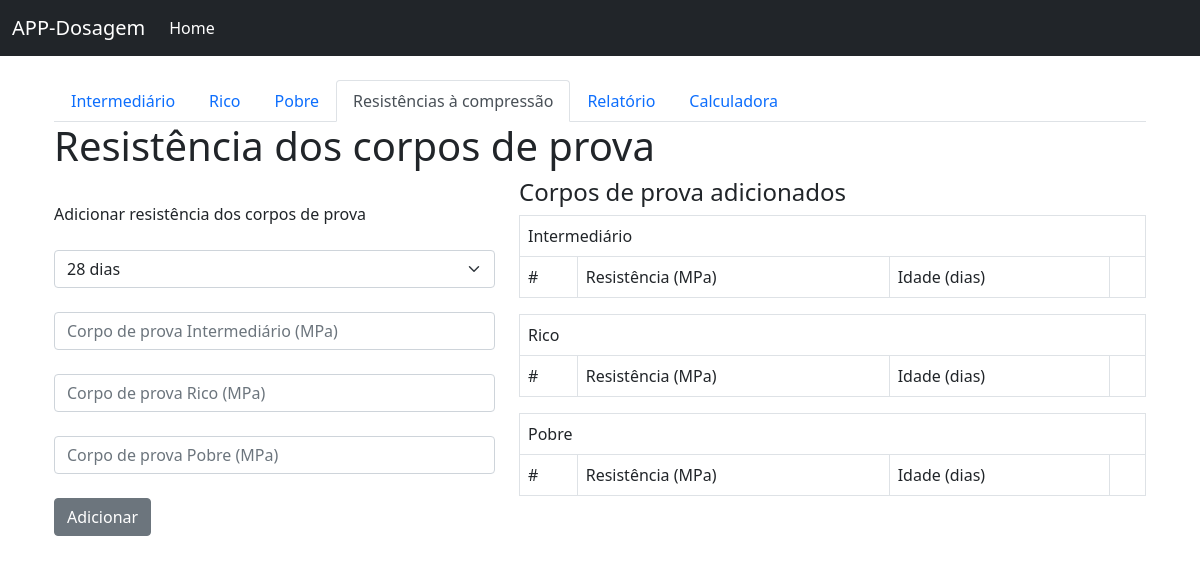
/corpo_de_prova/5, run on an earlier commit of the app's database.
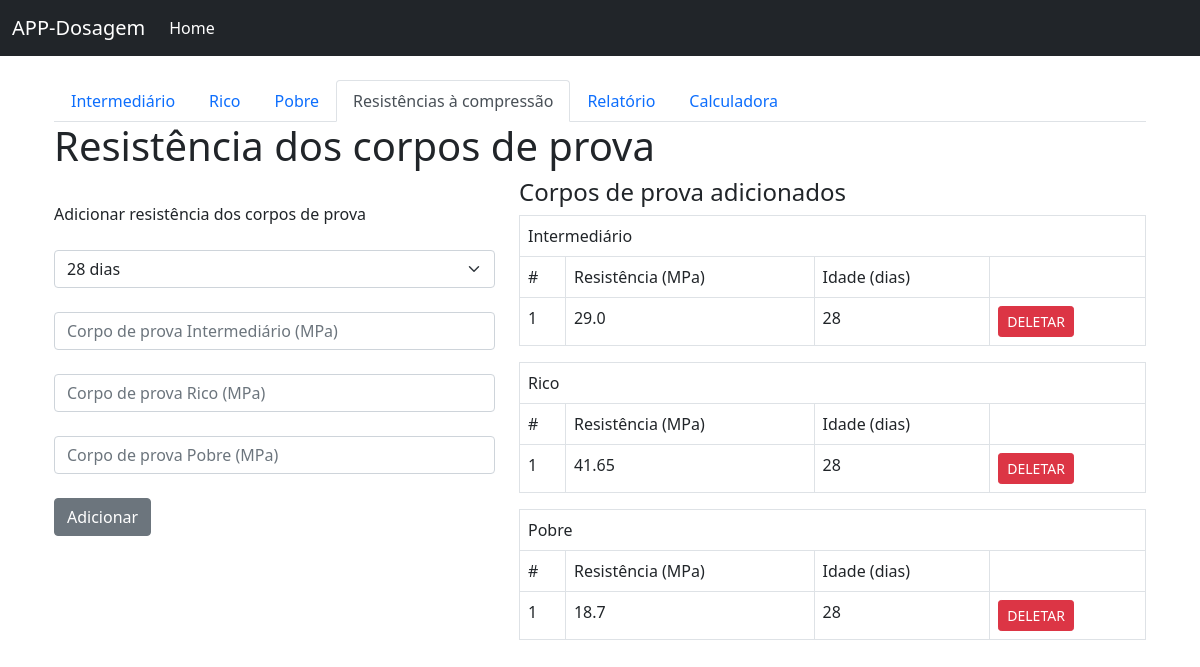
And on a later commit of the database.
### app/models.py (models this page shows, shortened)
class Cp_piloto(db.Model):
    id = db.Column(db.Integer, primary_key=True)
    resistencia = db.Column(db.Float)
    idade = db.Column(db.Integer)
    ensaio_id = db.Column(db.Integer, db.ForeignKey('ensaios.id'))

class Cp_rico(db.Model):
    id = db.Column(db.Integer, primary_key=True)
    resistencia = db.Column(db.Float)
    idade = db.Column(db.Integer)
    ensaio_id = db.Column(db.Integer, db.ForeignKey('ensaios.id'))

class Cp_pobre(db.Model):
    id = db.Column(db.Integer, primary_key=True)
    resistencia = db.Column(db.Float)
    idade = db.Column(db.Integer)
    ensaio_id = db.Column(db.Integer, db.ForeignKey('ensaios.id'))

### app/routes.py (the view, shortened to what this page needs)
@app.route('/corpo_de_prova/<int:id>', methods=['POST', 'GET'])
def corpo_de_prova(id):
    ensaio_salvo = Ensaios.query.filter_by(id=id).first()
    cps_piloto = Cp_piloto.query.all()
    cps_rico = Cp_rico.query.all()
    cps_pobre = Cp_pobre.query.all()
    r_piloto = request.form.get("resistencia_piloto")
    r_rico = request.form.get("resistencia_rico")
    r_pobre = request.form.get("resistencia_pobre")
    return render_template('corpo_de_prova.html', id=id, cps_piloto=cps_piloto, cps_rico=cps_rico, cps_pobre=cps_pobre, ensaio_salvo=ensaio_salvo)

### app/templates/corpo_de_prova.html (shortened to what the changed rows need)
{% extends 'base.html' %}
{% block content %}
<div class="container">
    <h1>Resistência dos corpos de prova</h1>
    <div class="row">
        <div class="col-7">
            <table class='table table-bordered'>
                {% for i in ensaio_salvo.cp_piloto %}
                    <tr>
                    <td>{{ ensaio_salvo.cp_piloto.index(i)+1 }}</td>
                    <td>{{ i.resistencia }}</td>
                    <td>{{ i.idade }}</td>
                    <td><a class="btn btn-danger btn-sm" href="/corpo_de_prova/deletar_piloto/{{ i.id }}">DELETAR</a></td>
                </tr>
                {% endfor %}
            </table>
            <table class='table table-bordered'>
                {% for i in ensaio_salvo.cp_rico %}
                    <tr>
                    <td>{{ ensaio_salvo.cp_rico.index(i)+1 }}</td>
                    <td>{{ i.resistencia }}</td>
                    <td>{{ i.idade }}</td>
                    <td><a class="btn btn-danger btn-sm" href="/corpo_de_prova/deletar_rico/{{ i.id }}">DELETAR</a></td>
                </tr>
                {% endfor %}
            </table>
            <table class='table table-bordered'>
                {% for i in ensaio_salvo.cp_pobre %}
                    <tr>
                    <td>{{ ensaio_salvo.cp_pobre.index(i)+1 }}</td>
                    <td>{{ i.resistencia }}</td>
                    <td>{{ i.idade }}</td>
                    <td><a class="btn btn-danger btn-sm" href="/corpo_de_prova/deletar_pobre/{{ i.id }}">DELETAR</a></td>
                </tr>
                {% endfor %}
            </table>
        </div>
    </div>
</div>
{% endblock %}

What changed in the data, as far as the page shows it:
added Cp_piloto: cp_piloto "1", resistencia "29.0", idade "28"
added Cp_rico: cp_rico "1", resistencia "41.65", idade "28"
added Cp_pobre: cp_pobre "1", resistencia "18.7", idade "28"
